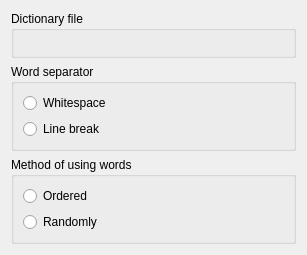
<?xml version="1.0" encoding="UTF-8"?>
<ui version="4.0">
 <class>PopulateDictionaryConfig</class>
 <widget class="QWidget" name="PopulateDictionaryConfig">
  <property name="geometry">
   <rect>
    <x>0</x>
    <y>0</y>
    <width>307</width>
    <height>255</height>
   </rect>
  </property>
  <property name="windowTitle">
   <string>Form</string>
  </property>
  <layout class="QVBoxLayout" name="verticalLayout">
   <item>
    <widget class="QGroupBox" name="fileGroup">
     <property name="title">
      <string>Dictionary file</string>
     </property>
     <layout class="QHBoxLayout" name="horizontalLayout">
      <item>
       <widget class="FileEdit" name="fileEdit" native="true">
        <property name="statusTip">
         <string>PopulateDictionary.File</string>
        </property>
        <property name="dialogTitle" stdset="0">
         <string>Pick dictionary file</string>
        </property>
       </widget>
      </item>
     </layout>
    </widget>
   </item>
   <item>
    <widget class="QGroupBox" name="separatorGroup">
     <property name="title">
      <string>Word separator</string>
     </property>
     <layout class="QVBoxLayout" name="verticalLayout_2">
      <item>
       <widget class="ConfigRadioButton" name="whitespaceRadio">
        <property name="statusTip">
         <string>PopulateDictionary.Lines</string>
        </property>
        <property name="text">
         <string>Whitespace</string>
        </property>
        <property name="assignedValue" stdset="0">
         <bool>false</bool>
        </property>
       </widget>
      </item>
      <item>
       <widget class="ConfigRadioButton" name="libeBreakRadio">
        <property name="statusTip">
         <string>PopulateDictionary.Lines</string>
        </property>
        <property name="text">
         <string>Line break</string>
        </property>
        <property name="assignedValue" stdset="0">
         <bool>true</bool>
        </property>
       </widget>
      </item>
     </layout>
    </widget>
   </item>
   <item>
    <widget class="QGroupBox" name="methodGroup">
     <property name="title">
      <string>Method of using words</string>
     </property>
     <layout class="QVBoxLayout" name="verticalLayout_3">
      <item>
       <widget class="ConfigRadioButton" name="orderedRadio">
        <property name="statusTip">
         <string>PopulateDictionary.Random</string>
        </property>
        <property name="text">
         <string>Ordered</string>
        </property>
        <property name="assignedValue" stdset="0">
         <bool>false</bool>
        </property>
       </widget>
      </item>
      <item>
       <widget class="ConfigRadioButton" name="randomlyRadio">
        <property name="statusTip">
         <string>PopulateDictionary.Random</string>
        </property>
        <property name="text">
         <string>Randomly</string>
        </property>
        <property name="assignedValue" stdset="0">
         <bool>true</bool>
        </property>
       </widget>
      </item>
     </layout>
    </widget>
   </item>
  </layout>
 </widget>
 <customwidgets>
  <customwidget>
   <class>ConfigRadioButton</class>
   <extends>QRadioButton</extends>
   <header>common/configradiobutton.h</header>
  </customwidget>
  <customwidget>
   <class>FileEdit</class>
   <extends>QWidget</extends>
   <header>common/fileedit.h</header>
   <container>1</container>
  </customwidget>
 </customwidgets>
 <resources/>
 <connections/>
</ui>
